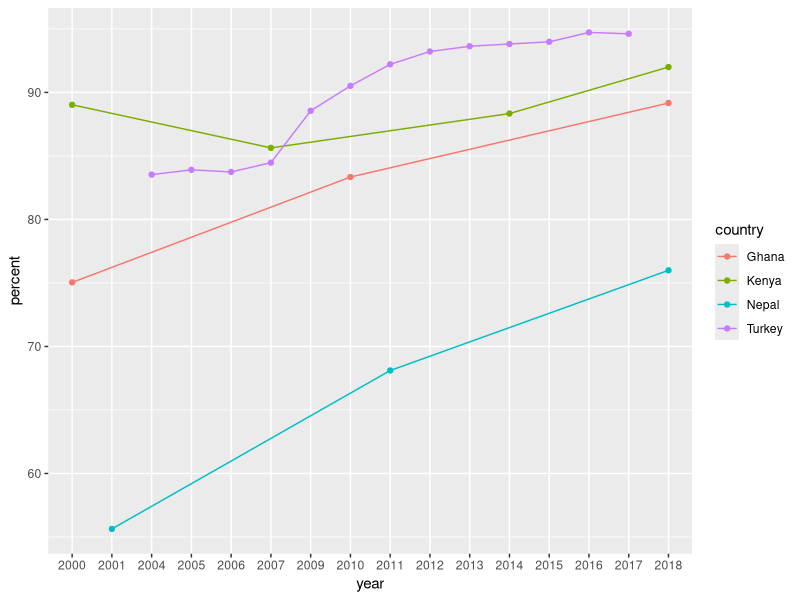
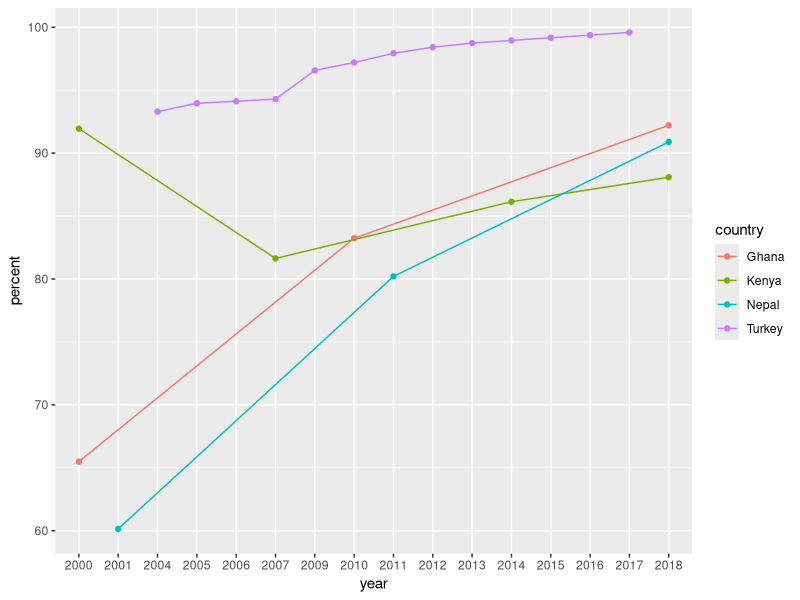

R code for these plots, in order:
## ---- chunk 1
# here I load all R packages that are part of the tidyverse collection of R packages
# you can use this instead of loading each package individually

library(tidyverse)


## ---- chunk 2

literacy <- read_csv("data/MJT_WB1_Education_Data.csv")

## ---- chunk 3

literacy_tidy <- literacy |> 
  rename(country = `Country Name`, 
         iso3 = `Country Code`,
         series = Series,
         series_code = `Series Code`) |> 
  pivot_longer(cols = !country:series_code, 
               names_to = "year", 
               values_to = "prop") |> 
  mutate(year = str_sub(year, start = 1L, end = 4L)) |> 
  mutate(prop = case_when(
    prop == ".." ~ NA_character_,
    TRUE ~ prop
  )) |> 
  filter(!is.na(prop)) |> 
  mutate(prop = as.numeric(prop)) |> 
  mutate(percent = case_when(
    str_detect(series, "(%)") ~ prop, 
    TRUE ~ prop * 100))
## ---- chunk 4
literacy_tidy |> 
  count(series_code, series) |> 
  arrange(desc(n))
## ---- chunk 5

literacy_tidy |> 
  filter(series_code == "UIS.LR.AG15T99.GPIA") |> 
  # it is possible to use the pipe to use the data directly in 
  # the ggplot() function for plotting
  ggplot(mapping = aes(x = year, 
                       y = percent, 
                       group = iso3, 
                       color = country)) +
  geom_point() +
  geom_line()


## ---- chunk 6

literacy_tidy |> 
  filter(series_code == "SE.ADT.1524.LT.FE.ZS") |> 
  ggplot(aes(x = year, 
             y = percent, 
             color = country, 
             group = country)) +
  geom_point() +
  geom_line()


